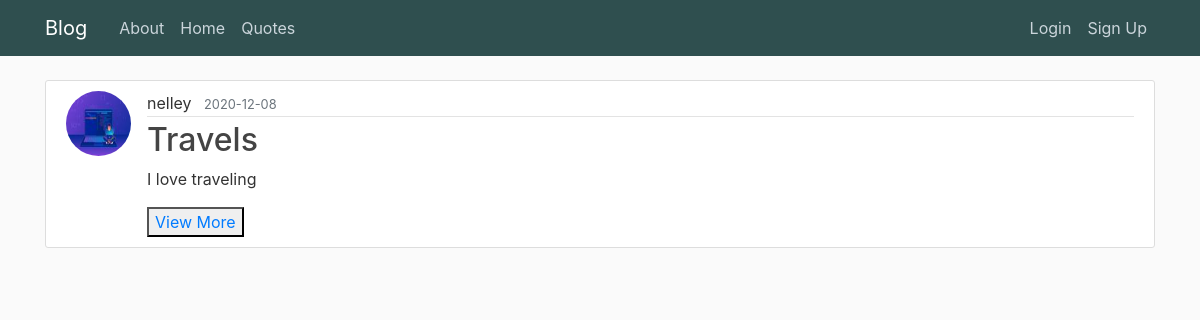
Page /home on the earlier database version.
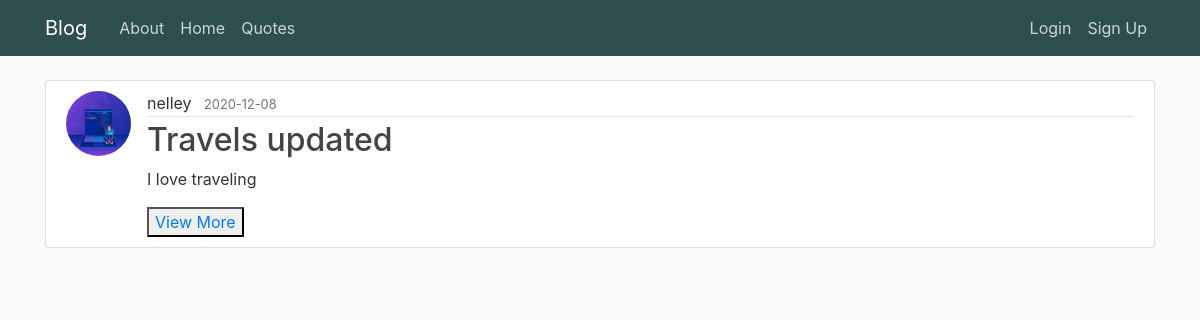
Same page on the later database version.
### app/models.py (models this page shows, shortened)
class Post(db.Model):
    id = db.Column(db.Integer, primary_key=True)
    title = db.Column(db.String(100), nullable=False)
    date_posted = db.Column(db.DateTime, nullable=False, default=datetime.utcnow)
    content = db.Column(db.Text, nullable=False)
    user_id = db.Column(db.Integer, db.ForeignKey('user.id'), nullable=False)

class User(db.Model,UserMixin):
    id = db.Column(db.Integer, primary_key=True)
    username = db.Column(db.String(20), unique=True, nullable=False)
    email = db.Column(db.String(100), unique=True, nullable=False)
    image_file = db.Column(db.String(20), nullable=False, default='default.jpg')
    password = db.Column(db.String(60), nullable=False)
    posts = db.relationship('Post', backref='author', lazy=True)

### app/routes.py (the view)
@app.route('/home')
def home():
    posts = Post.query.all()
    return render_template('home.html',posts=posts)

### app/templates/home.html
{% extends "layout.html" %}
{% block content %}
    {% for post in posts %}
        <article class="media content-section">
          <img class="rounded-circle article-img" src="{{ url_for('static', filename='profile_pics/' + post.author.image_file) }}">
          <div class="media-body">
            <div class="article-metadata">
              <a class="mr-2">{{ post.author.username }}</a>
              <small class="text-muted">{{ post.date_posted.strftime('%Y-%m-%d') }}</small>
            </div>
            <h2><a class="article-title">{{ post.title }}</a></h2>
            <p class="article-content">{{ post.content }}</p>
            <button style="cursor: pointer;"> <a href ="{{url_for ('post',post_id = post.id)}}">View More</a></button>
          </div>
        </article>
    {% endfor %}
{% endblock content %}

### app/templates/layout.html (shortened to what this page needs)
<!DOCTYPE html>
<html>
<head>
    <link rel="stylesheet" href="https://maxcdn.bootstrapcdn.com/bootstrap/4.0.0/css/bootstrap.min.css">
</head>
<body>
    <header class="site-header">
      <nav class="navbar navbar-expand-md navbar-dark bg-steel fixed-top">
        <div class="container">
          <a class="navbar-brand mr-4" href="/">Blog</a>
          <div class="collapse navbar-collapse" id="navbarToggle">
            <div class="navbar-nav mr-auto">
              <a class="nav-item nav-link" href="/">About</a>
              <a class="nav-item nav-link" href="{{ url_for('home') }}">Home</a>
              <a class="nav-item nav-link" href="/quote">Quotes</a>
            </div>
            <div class="navbar-nav">
              {% if current_user.is_authenticated %}
                <a class="nav-item nav-link" href="{{ url_for('new_post') }}">Create Post</a>
                <a class="nav-item nav-link" href="{{ url_for('account') }}">My Account</a>
                <a class="nav-item nav-link" href="{{ url_for('logout') }}">Logout</a>
              {% else %}
              <a class="nav-item nav-link" href="/login">Login</a>
              <a class="nav-item nav-link" href="/register">Sign Up</a>
              {% endif %}
            </div>
          </div>
        </div>
      </nav>
    </header>
    <main role="main" class="container">
        <div class="row">
          <div class="col-md-12">
            {% block content %}{% endblock %}
          </div>
          </div>
          </main>
</body>
</html>

### app/templates/layout.html (style rules this page uses)
body { background: #fafafa; color: #333333; margin-top: 5rem; }
h1, h2, h3, h4, h5, h6 { color: #444444; }
.bg-steel { background-color: #2F4F4F; }
.site-header .navbar-nav .nav-link { color: #cbd5db; }
.content-section { background: #ffffff; padding: 10px 20px; border: 1px solid #dddddd; border-radius: 3px; margin-bottom: 20px; }
.article-title { color: #444444; }
.article-content { white-space: pre-line; }
.article-img { height: 65px; width: 65px; margin-right: 16px; }
.article-metadata { padding-bottom: 1px; margin-bottom: 4px; border-bottom: 1px solid #e3e3e3 }

Differences in the rows shown:
changed Post "I love traveling": title "Travels" → "Travels updated"
